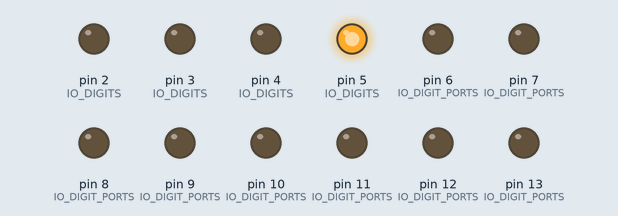
Recording of a sketch running on a simulated Arduino Uno, built with avr-gcc and run on an emulated ATmega328P. On the bench: output pins drawn as LEDs (lit = HIGH).

Above: at 1.3 s.
At 3.15 s:
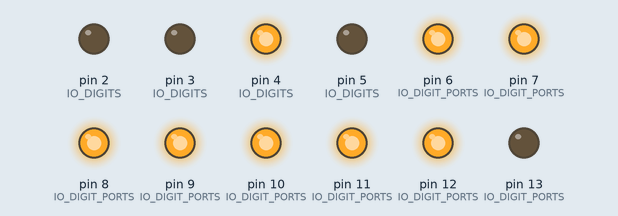
At 4.35 s:
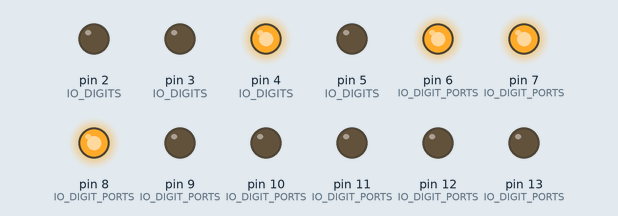
At 7.35 s:
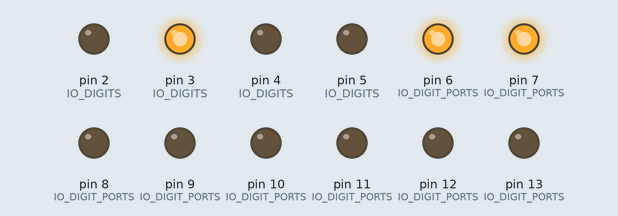
At 10.35 s:
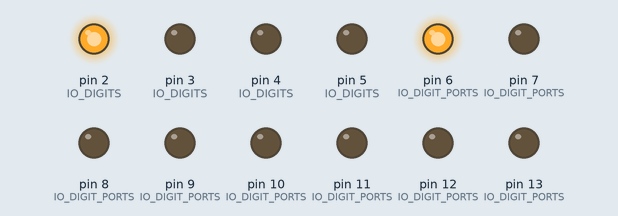
At 13.65 s:
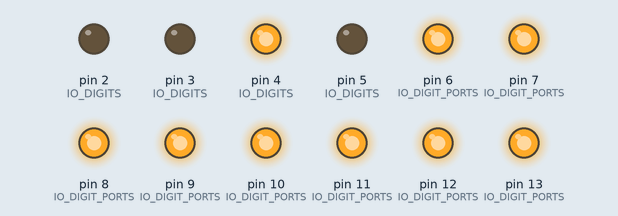
Timing chart, 0 to 14.0 s (numbered marks = the images above):
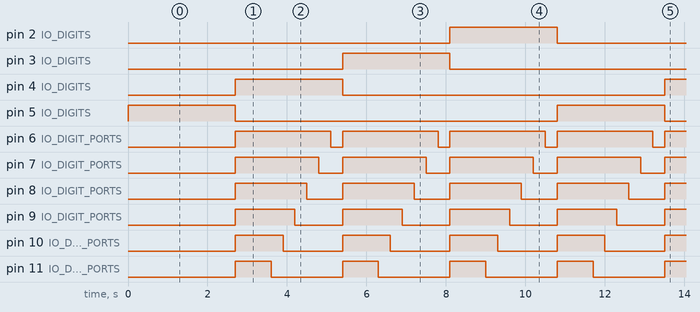

Measured:
- by itself, pin 2 (IO_DIGITS), pin 3 (IO_DIGITS), pin 4 (IO_DIGITS), pin 5 (IO_DIGITS): alternates HIGH for 2.7 s and LOW for 8.1 s
- by itself, pin 6 (IO_DIGIT_PORTS): alternates HIGH for 2.4 s and LOW for 0.30 s
- by itself, pin 7 (IO_DIGIT_PORTS): alternates HIGH for 2.1 s and LOW for 0.60 s
- by itself, pin 8 (IO_DIGIT_PORTS): alternates HIGH for 1.8 s and LOW for 0.90 s
- by itself, pin 9 (IO_DIGIT_PORTS): alternates HIGH for 1.5 s and LOW for 1.2 s
- by itself, pin 10 (IO_DIGIT_PORTS): alternates HIGH for 1.2 s and LOW for 1.5 s
- by itself, pin 11 (IO_DIGIT_PORTS): alternates HIGH for 0.90 s and LOW for 1.8 s
- by itself, pin 12 (IO_DIGIT_PORTS): alternates HIGH for 0.60 s and LOW for 2.1 s

The sketch:

led_7seg_4.ino
```cpp
int IO_DIGIT_A  = 13;
int IO_DIGIT_B  = 12;
int IO_DIGIT_C  = 11;
int IO_DIGIT_D  = 10;
int IO_DIGIT_E  = 9;
int IO_DIGIT_F  = 8;
int IO_DIGIT_G  = 7;
int IO_DIGIT_DP = 6;

int IO_DIGIT_1 = 5;
int IO_DIGIT_2 = 4;
int IO_DIGIT_3 = 3;
int IO_DIGIT_4 = 2;

int IO_DIGIT_PORTS[] = {
  IO_DIGIT_A,
  IO_DIGIT_B,
  IO_DIGIT_C,
  IO_DIGIT_D,
  IO_DIGIT_E,
  IO_DIGIT_F,
  IO_DIGIT_G,
  IO_DIGIT_DP,
};

int IO_DIGITS[] = {
  IO_DIGIT_1,
  IO_DIGIT_2,
  IO_DIGIT_3,
  IO_DIGIT_4,
};

int LED_ON = LOW;
int LED_OFF = HIGH;

int IO_DIGIT_PORT_COUNT = 8;
int IO_DIGIT_COUNT = 4;

void setup() {
  for(int i = 0;i < IO_DIGIT_PORT_COUNT;i++){
    pinMode(IO_DIGIT_PORTS[i], OUTPUT);
  }
  for(int i = 0;i < IO_DIGIT_COUNT;i++){
    pinMode(IO_DIGITS[i], OUTPUT);
  }
}

void loop() {
  for(int i = 0;i < IO_DIGIT_COUNT;i++){
    digitalWrite(IO_DIGITS[i], LED_OFF);
    for(int j = 0;j < IO_DIGIT_PORT_COUNT;j++){
      delay(300);
      digitalWrite(IO_DIGIT_PORTS[j], LED_ON);
    }

    delay(300);
    for(int j = 0;j < IO_DIGIT_PORT_COUNT;j++){
      digitalWrite(IO_DIGIT_PORTS[j], LED_OFF);
    }
    digitalWrite(IO_DIGITS[i], LED_ON);
  }
}
```
